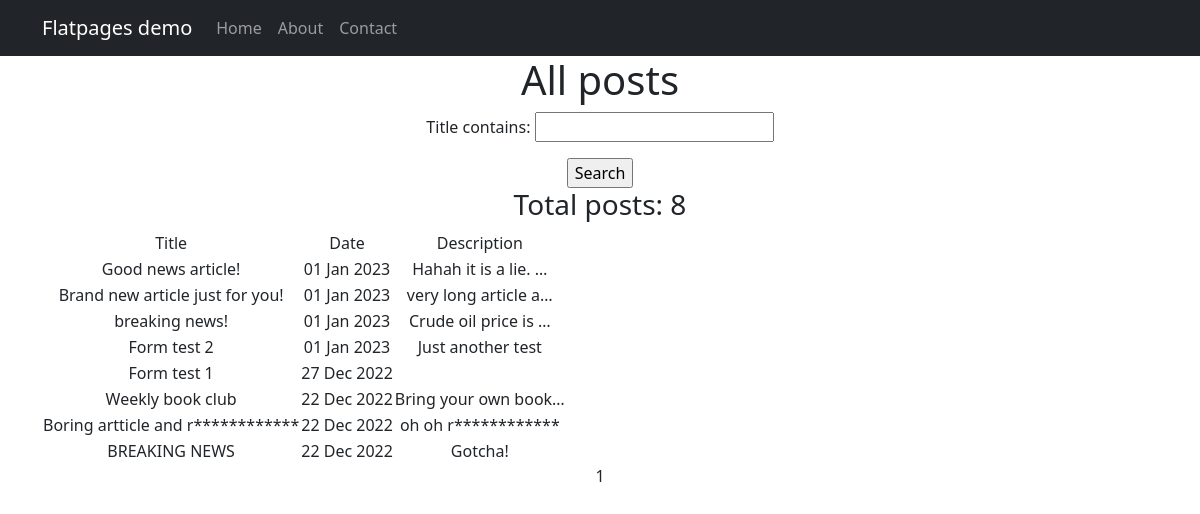
/posts/, run on the app's committed database.
### posts/models.py (models this page shows, shortened)
class Post(models.Model):
    NEWS = "NEWS"
    ARTICLE = "ARTCL"
    CATEGORIES = ((NEWS, "News articles"), (ARTICLE, "Articles"))
    author_id = models.ForeignKey(Author, on_delete=models.CASCADE)
    category_type = models.CharField(max_length=5, choices=CATEGORIES, default=NEWS)
    created_at = models.DateTimeField(auto_now_add=True)
    category_id = models.ManyToManyField(Category, through='PostCategory')
    title = models.CharField(max_length=128)
    text = models.TextField()
    rating = models.IntegerField(default=0)

### posts/views.py (the view)
# urls.py: path('', PostsList.as_view(), name='post_list'),
class PostsList(ListView):
    model = Post
    ordering = '-created_at'
    template_name = 'posts.html'
    context_object_name = 'posts'
    paginate_by = 10
    def get_queryset(self):
        queryset = super().get_queryset()
        self.filterset = PostFilter(self.request.GET, queryset)
        return self.filterset.qs
    def get_context_data(self, **kwargs):
        context = super().get_context_data(**kwargs)
        context['filterset'] = self.filterset
        return context

### posts/templatetags/custom_filters.py (called while the page is built)
@register.filter()
def censorship(value):
    word = 'reallybadword'
    if not isinstance(value, str):
        raise ValueError(f"String is expected, got {type(value)}")
    for w in value.split():
        if w.lower() == word:
            value = value.replace(w, f"{w[0]}{'*' * (len(w) - 1)}")
    return value

### templates/posts.html (shortened to what this page needs)
{% extends 'flatpages/default.html' %}
{% load custom_tags %}
{% load custom_filters %}
{% block content %}
    <h1>All posts</h1>
    <form action="" method="get">
        {{ filterset.form.as_p }}
        <input type="submit" value="Search"/>
    </form>
    {% if posts %}
        <h3>Total posts: {{ posts|length }}</h3>
        <table>
            <tr>
                <td>Title</td>
                <td>Date</td>
                <td>Description</td>
            </tr>
            {% for post in posts %}
                <tr>
                    <td>{{ post.title|censorship }}</td>
                    <td>{{ post.created_at|date:'d M Y' }}</td>
                    <td>{{ post.text|truncatechars:20|censorship }}</td>
                </tr>
            {% endfor %}
        </table>
    {% else %}
        <h2>No topics available</h2>
    {% endif %}
    {{ page_obj.number }}
{% endblock content %}

### templates/flatpages/default.html (shortened to what this page needs)
<!DOCTYPE html>
<html lang="en">
<head>
    {% load static %}
    <link href="{% static 'css/styles.css' %}" rel="stylesheet"/>
</head>
<body>
<nav class="navbar navbar-expand-lg navbar-dark bg-dark static-top">
   <div class="container">
       <a class="navbar-brand" href="#">Flatpages demo</a>
       <div class="collapse navbar-collapse" id="navbarResponsive">
           <ul class="navbar-nav ml-auto">
               <li class="nav-item active">
                   <a class="nav-link" href="/">Home</a>
               </li>
               <li class="nav-item">
                   <a class="nav-link" href="/about/">About</a>
               </li>
               <li class="nav-item">
                   <a class="nav-link" href="/contacts/">Contact</a>
               </li>
           </ul>
       </div>
   </div>
</nav>
<div class="container">
    <div class="row">
        <div class="col-lg-12 text-center">
    {% block content %}
    {% endblock content %}
        </div>
    </div>
</div>
</body>
</html>

### data on the page
Post: title|censorship "Good news article!", created_at "01 Jan 2023", text|censorship "Hahah it is a lie. …"
Post: title|censorship "Brand new article just for you!", created_at "01 Jan 2023", text|censorship "very long article a…"
Post: title|censorship "breaking news!", created_at "01 Jan 2023", text|censorship "Crude oil price is …"
Post: title|censorship "Form test 2", created_at "01 Jan 2023", text|censorship "Just another test"
Post: title|censorship "Form test 1", created_at "27 Dec 2022"
Post: title|censorship "Weekly book club", created_at "22 Dec 2022", text|censorship "Bring your own book…"
Post: title|censorship "Boring artticle and r************", created_at "22 Dec 2022", text|censorship "oh oh r************"
Post: title|censorship "BREAKING NEWS", created_at "22 Dec 2022", text|censorship "Gotcha!"

### other printed values
{{ posts|length }} "8"
{{ page_obj.number }} "1"
